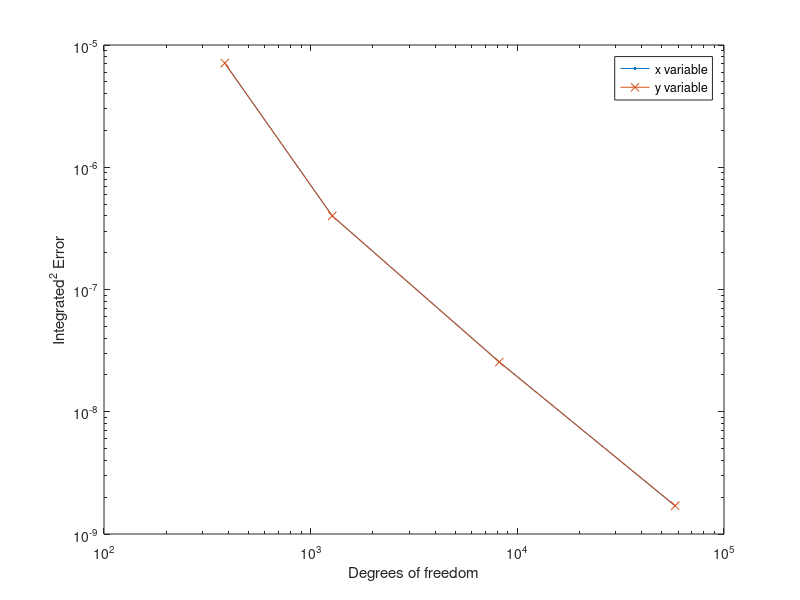

Recreate this plot in MATLAB.
%%
a=[384	5.47E-008	5.45E-008	7.11E-006	7.11E-006
1272	1.53E-008	1.37E-008	4.00E-007	4.00E-007
8176	2.79E-007	2.79E-007	2.56E-008	2.55E-008
58080	0.49636E-09 0.14520E-09   0.16946E-08   0.17042E-08];

loglog(a(:,1),a(:,4),'.-',a(:,1),a(:,5),'x-');
xlabel('Degrees of freedom');
ylabel('Integrated^2 Error');
legend('x variable','y variable');